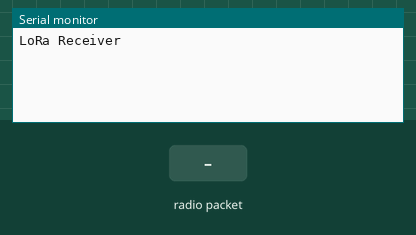
A sketch run on a simulated Arduino Uno, built with avr-gcc and run on an emulated ATmega328P. On the bench: the last lines printed to the serial monitor. Inputs (shaded band) come from the test bench. No radio packets arrive unless stated.

Above: at 1.2 s.
1.3 s: radio packet "1" arrives
At 2.4 s:
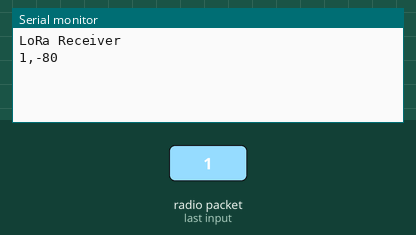
2.8 s: radio packet "0" arrives
At 3.5 s:
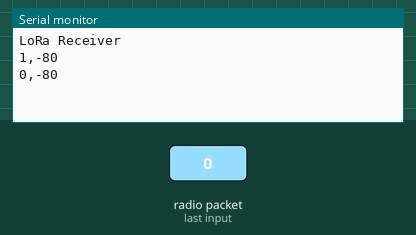
4.3 s: radio packet "2" arrives
At 4.7 s:
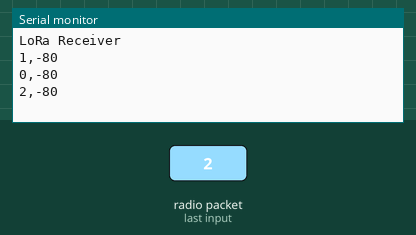

Measured:
- after the input at 1.3 s, the serial monitor: prints a new line at once (image 1)
- after the input at 2.8 s, the serial monitor: prints a new line at once (image 2)
- after the input at 4.3 s, the serial monitor: prints a new line at once (image 3)

The sketch:

lora_receive_2.ino
```cpp
#include <SPI.h>
#include <LoRa.h>
#include <SoftwareSerial.h>

#define Rx 2
#define Tx 3

#define NSS 10
#define NRESET 4
#define DIO0 5
#define BAND 433E6  // Set frequency to 433 MHz

SoftwareSerial mySerial(Rx, Tx);

void setup() {

  Serial.begin(9600);
  mySerial.begin(9600);

  LoRa.setPins(NSS, NRESET, DIO0);
  if (!LoRa.begin(BAND)) {
    Serial.println("Starting LoRa failed!");
    while (1) {};
  }
  Serial.println("LoRa Receiver");
  delay(20);
  //lcdInit();
  //lcdPrint("HELLO, WORLD!");
}


void loop() {
  // Try to parse a packet
  int packetSize = LoRa.parsePacket();

  if (packetSize > 0) {
    // Received a packet
    String receivedMessage = "";

    int counter = 0;
    String pretext = "";
    int trueMessage = true;

    while (LoRa.available()) {
      char c = LoRa.read();

      receivedMessage += c;
      pretext += c;
      counter++;
      if (counter == 5 && pretext != "Faraz") {
        trueMessage = false;
        break;
      }
    }
    int rssi = (LoRa.packetRssi());
    if (trueMessage) {
      Serial.println(receivedMessage + "," + rssi);
      mySerial.print(receivedMessage);
    }
  }
}
```
